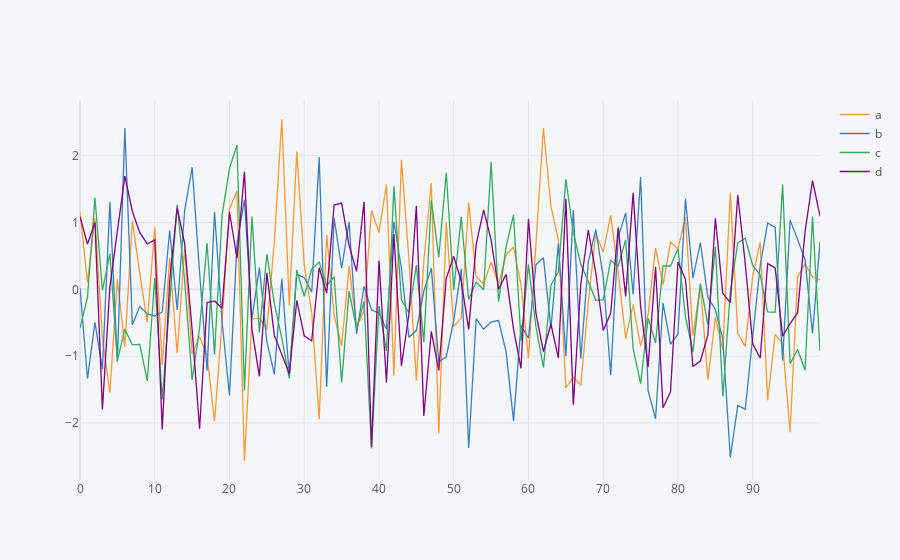

The notebook cell saved with this chart:
### Markdown cell above
## Line plot

The interactive line plot is created using the 'iplot' method. You can zoom in and zoom out the plot. Hover over the plot to view the values. Also saving the plot as png is an option. You can also click on the column names in the legend to view specific plot of the columns.

### Code cell
dataset1.iplot()
